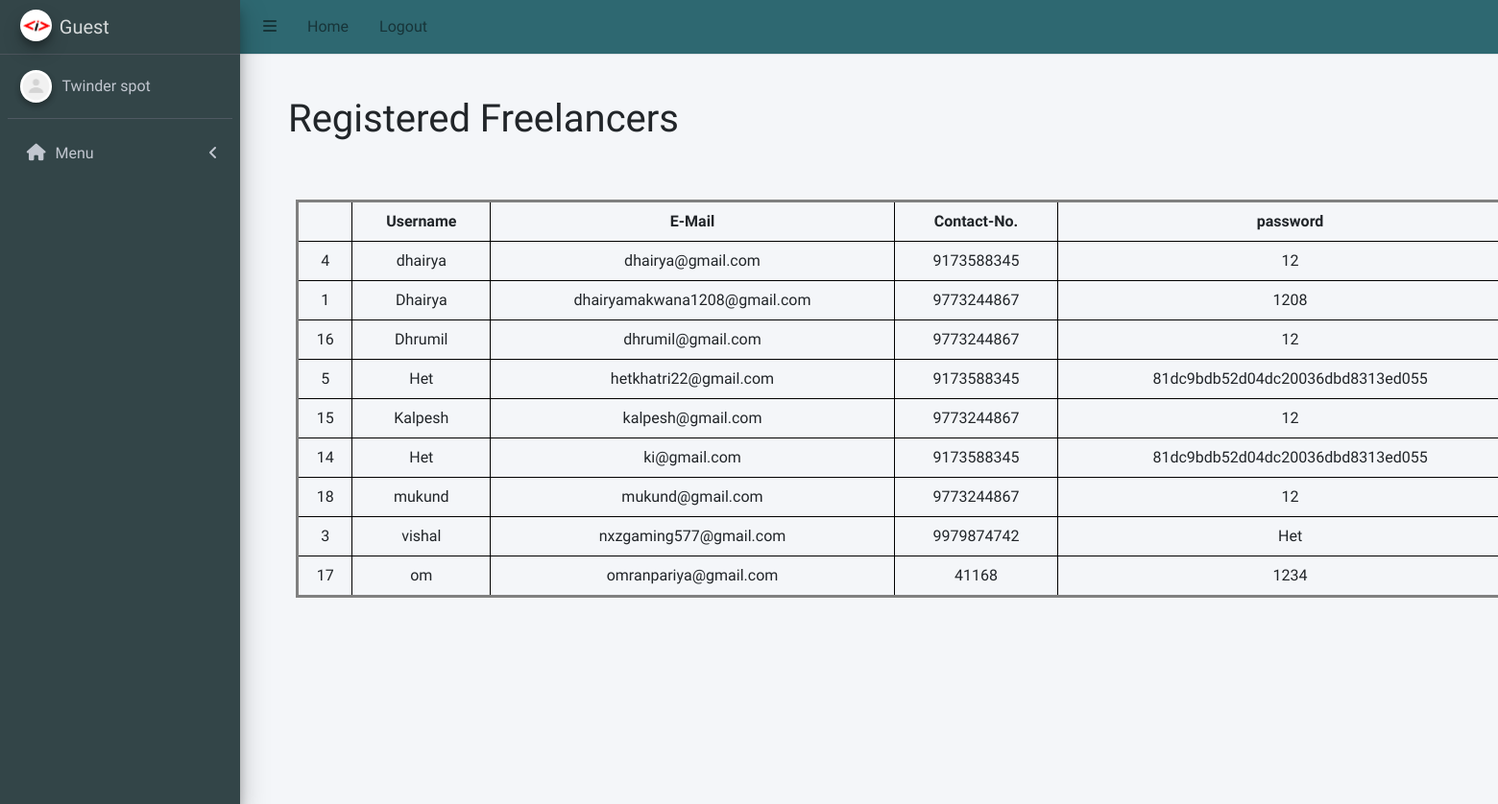
The page /admin/admin_freelancer.php on the database as committed earlier.
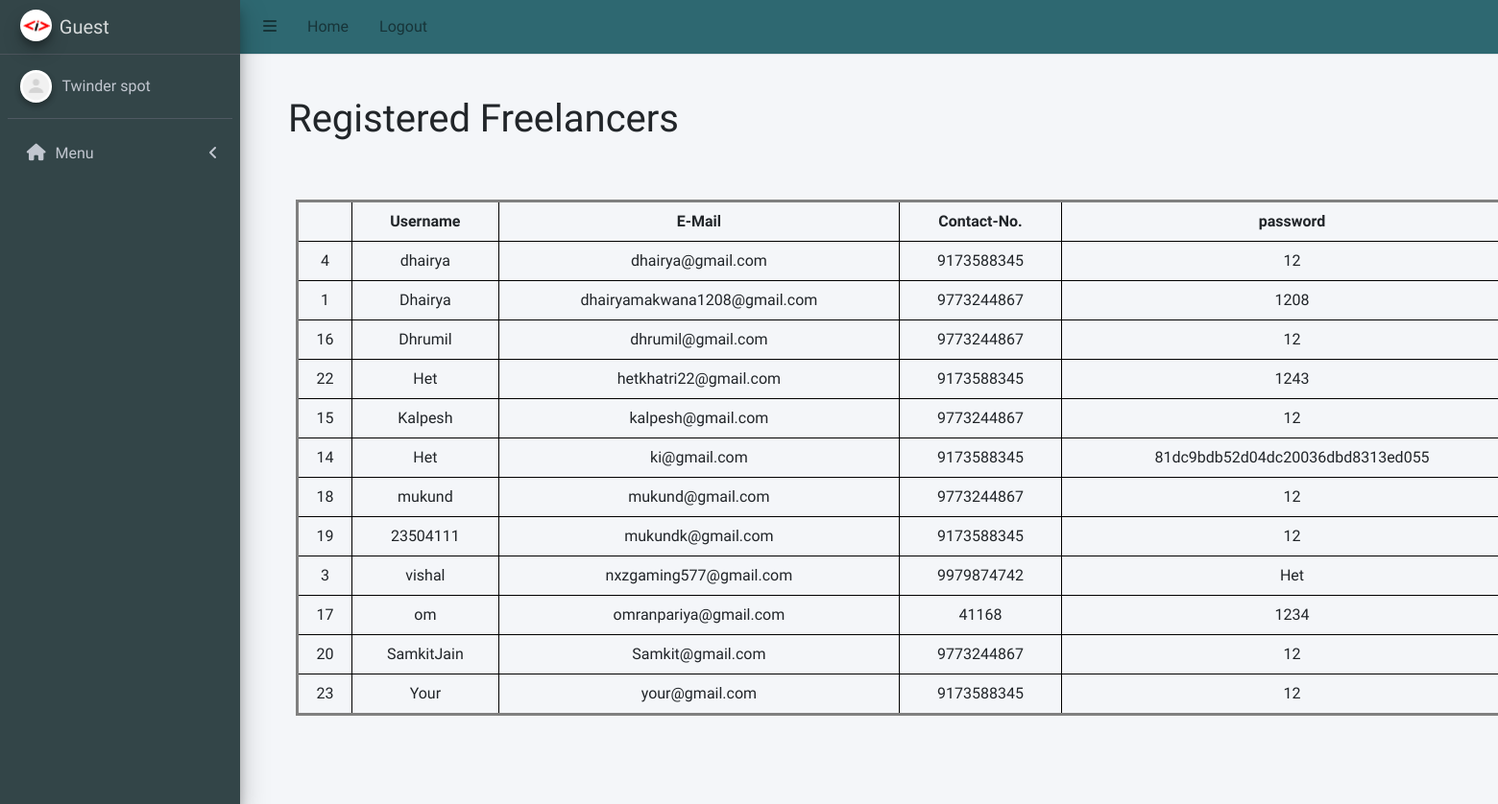
The same page on the database as committed later.
### tables this page shows
CREATE TABLE `freelancer_signup` (
  `id` int(255) NOT NULL,
  `username` varchar(255) NOT NULL,
  `email` varchar(255) NOT NULL,
  `contactno` varchar(255) NOT NULL,
  `password` varchar(255) NOT NULL
);

### admin/admin_freelancer.php (the view, shortened to what this page needs)
<!DOCTYPE html>
<html lang="en">
<head>
  <link rel="stylesheet" href="../css/admin_project.css">
  <link rel="stylesheet" href="../src/css/adminlte.min.css">
  <link rel="stylesheet" href="https://cdnjs.cloudflare.com/ajax/libs/font-awesome/5.15.4/css/all.min.css">
</head>
<body class="hold-transition sidebar-mini">
  <div class="wrapper">
    <?php include 'admin_header.php' ?>
    <div class="content-wrapper">
      <h1 class="head">Registered Freelancers</h1>
      <?php
      $sql = "select * from freelancer_signup";
      $result = $connection->query($sql);
      ?>
      <table class="project">
        <tr>
          <th> </th>
          <th>Username</th>
          <th>E-Mail</th>
          <th>Contact-No.</th>
          <th>password</th>
        </tr>
        <?php
        if ($result->num_rows > 0) {
          while ($row = $result->fetch_assoc()) {
            echo "<tr>
                    <td>" . $row["id"] . "</td>
                    <td>" . $row["username"] . "</td>
                    <td>" . $row["email"] . "</td>
                    <td>" . $row["contactno"] . "</td>
                    <td>" . $row["password"] . "</td>
                  </tr>";
          }
        } else {
          echo "<tr><td colspan='4'>No records found</td></tr>";
        }
        ?>
      </table>
    </div>
  </div>
</body>
</html>

### admin/admin_header.php (shortened to what this page needs)
<?php
$menuItems = [
    [
        "menuTitle" => "Menu",
        "icon" => "fas fa-home",
        "pages" => [
            ["title" => "Home", "url" => "index.php"]
        ],
    ],
];
?>
<ul class="navbar-nav ml-auto">
    <head>
        <link href="https://cdnjs.cloudflare.com/ajax/libs/font-awesome/6.0.0-beta3/css/all.min.css" rel="stylesheet">
    </head>
    <nav class="main-header navbar navbar-expand navbar-white navbar-light">
        <ul class="navbar-nav">
            <li class="nav-item">
                <a class="nav-link" data-widget="pushmenu" role="button"><i class="fas fa-bars"></i></a>
            </li>
            <li class="nav-item d-none d-sm-inline-block">
                <a href="admin_home.php" class="nav-link">Home</a>
            </li>
            <li class="nav-item d-none d-sm-inline-block">
                <a onclick="logout()" class="nav-link">Logout</a>
            </li>
        </ul>
</ul>
<div class="main-header" style="padding: 0px 10px; background-color: #f4f6f9; border-bottom: none !important;">
    <div class="content-header">
    </div>
</div>
<?php
if (isset($_SESSION['ub'])) {
    $username = $_SESSION['ub'];
} else {
    $username = "Guest";
}
?>
<aside class="main-sidebar sidebar-dark-primary elevation-4">
    <a href="./" class="brand-link">
        <img src="../src/images/logo.png" alt="Admin Panel Logo" class="brand-image img-circle elevation-3">
        <span class="brand-text font-weight-light"><?php echo $username ?></span>
    </a>
    <div class="sidebar">
        <div class="user-panel mt-3 pb-3 mb-3 d-flex">
            <div class="image">
                <img src="../src/images/default.png" class="img-circle elevation-2" alt="User Image">
            </div>
            <div class="info">
                <a href="./" class="d-block">Twinder spot</a>
            </div>
        </div>
        <nav class="mt-2">
            <ul class="nav nav-pills nav-sidebar flex-column" data-widget="treeview" role="menu">
                <?php foreach ($menuItems as $menuItem): ?>
                    <?php $isMenuOpen = false;
                    $isActive = false;
                    ?>
                    <li class="nav-item has-treeview <?= $isMenuOpen ? 'menu-open' : '' ?>">
                        <a class="nav-link <?= $isActive ? 'active' : '' ?>">
                            <i class="nav-icon <?= $menuItem['icon'] ?>"></i>
                            <p>
                                <?= $menuItem['menuTitle'] ?>
                                <?= !empty($menuItem['pages']) ? '<i class="right fas fa-angle-left"></i>' : '' ?>
                            </p>
                        </a>
                    </li>
                <?php endforeach; ?>
            </ul>
        </nav>
    </div>
</aside>

### css/admin_project.css (style rules this page uses)
.head { position: absolute; left: 300px; top: 100px; }
.project { top: 200px; position: absolute; left: 300px; border: 3px solid grey; margin: 0.5rem; width: 160vh; text-align: center; }
th, td { border: 1px solid #000; padding: 0.5rem; }

Rows that differ between the two databases and show on the page:
changed freelancer_signup "hetkhatri22@gmail.com": id "5" → "22"; password "81dc9bdb52d04dc20036dbd8313ed055" → "1243"
added freelancer_signup: id "19", username "23504111", email "mukundk@gmail.com", contactno "9173588345", password "12"
added freelancer_signup: id "20", username "SamkitJain", email "Samkit@gmail.com", contactno "9773244867", password "12"
added freelancer_signup: id "23", username "Your", email "your@gmail.com", contactno "9173588345", password "12"
